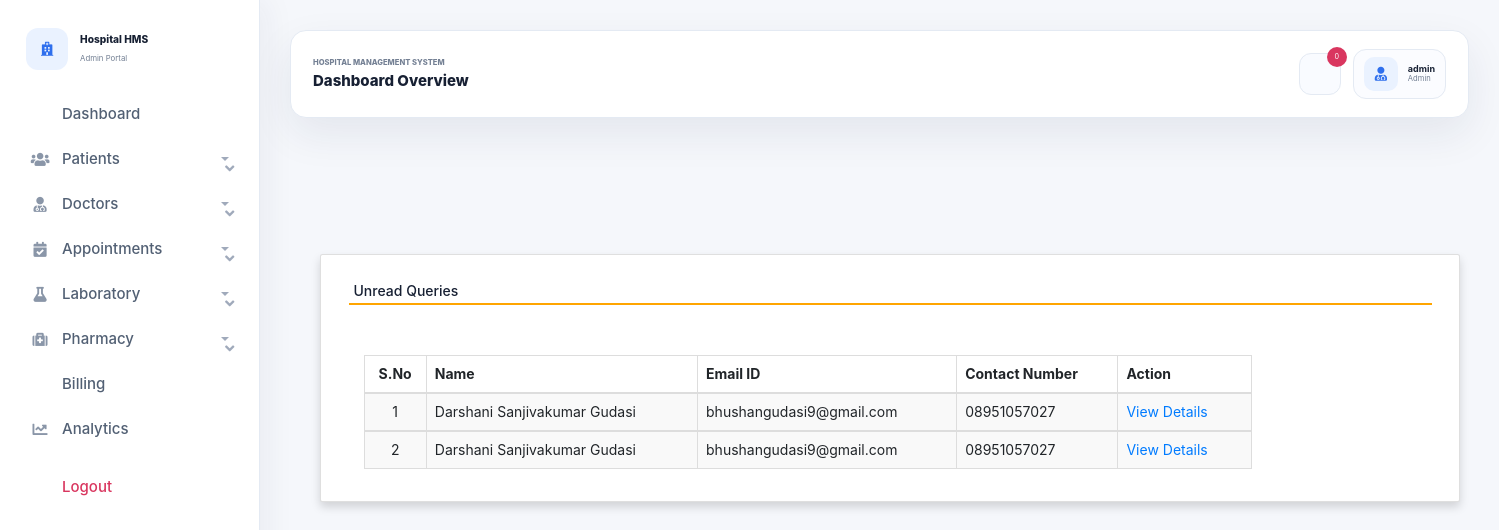
The app's page /unread_queries (signed in) with its own data.
### hospitals/models.py (models this page shows, shortened)
class Contact(models.Model):
    name = models.CharField(max_length=100, null=True)
    contact = models.CharField(max_length=15, null=True)
    email = models.CharField(max_length=50, null=True)
    subject = models.CharField(max_length=100, null=True)
    message = models.CharField(max_length=300, null=True)
    msgdate = models.DateField(null=True)
    isread = models.CharField(max_length=10,null=True)

### hospitals/views.py (the view)
# urls.py: path('unread_queries', unread_queries, name='unread_queries'),
def unread_queries(request):
    redirect_response = require_full_access(request)
    if redirect_response:
        return redirect_response
    contact = Contact.objects.filter(isread="no")
    return render(request,'unread_queries.html', locals())

### hospitals/views.py (called while the page is built)
def selected_role(request):
    role = request.session.get("user_role")
    if not role and request.user.is_authenticated and request.user.is_staff:
        role = "admin"
        request.session["user_role"] = role
    return role

def can_manage_records(request):
    return request.user.is_authenticated and selected_role(request) in FULL_ACCESS_ROLES

def require_full_access(request):
    if not can_manage_records(request):
        return redirect("admin_home" if request.user.is_authenticated else "login")
    return None

### hospitals/templates/unread_queries.html (shortened to what this page needs)
{% extends 'admin_nav.html' %}
{% load static %}
{% block content %}
<head>
 <link rel="stylesheet" href="https://maxcdn.bootstrapcdn.com/bootstrap/3.4.1/css/bootstrap.min.css">
  <link rel="stylesheet" href="https://cdnjs.cloudflare.com/ajax/libs/font-awesome/4.7.0/css/font-awesome.min.css">
  <link rel="stylesheet" href="https://use.fontawesome.com/releases/v5.6.3/css/all.css">
</head>
<br><br><br><br>
<div class="container card shadow m-5">
    <div class="card-body">
        <h5 class="p-2" style="border-bottom: 2px solid orange">Unread Queries</h5>
		<div class="container mt-5">
            <table id="example" class="table table-striped table-bordered" style="width:80%">
			<thead>
                                    <tr>
                                        <th class="text-center">S.No</th>
                                        <th class="d-none d-sm-table-cell">Name</th>
                                        <th class="d-none d-sm-table-cell">Email ID</th>
                                        <th class="d-none d-sm-table-cell">Contact Number</th>
                                        <th class="d-none d-sm-table-cell" style="width: 15%;">Action</th>
                                    </tr>
                                </thead>
                                {% for i in contact %}
                                <tbody>
                                    <tr>
                                        <td class="text-center">{{forloop.counter}}</td>
                                        <td class="font-w600">{{i.name}}</td>
                                        <td class="font-w600">{{i.email}}</td>
                                        <td class="font-w600">{{i.contact}}</td>
                                        <td class="font-w600"><a href="{% url 'view_queries' i.id %}" class="text-primary">View Details</a></td>
                                    </tr>
                                        {% endfor %}
                                </tbody>
            </table>
        </div>
    </div>
</div>
{% endblock content %}

### hospitals/templates/admin_nav.html (shortened to what this page needs)
<!DOCTYPE html>
{% load static %}
<html lang="en">
<head>
  <link rel="stylesheet" href="https://stackpath.bootstrapcdn.com/bootstrap/4.3.1/css/bootstrap.min.css">
  <link rel="stylesheet" href="https://maxcdn.bootstrapcdn.com/font-awesome/4.7.0/css/font-awesome.min.css">
  <link rel="stylesheet" href="{% static 'css/admin_dashboard.css' %}?v=20260514-portal">
</head>
<body class="erp-body">
  <div class="wrapper">
  <aside class="sidebar erp-sidebar" tabindex="0">
    <div class="sidebar-brand">
      <span class="brand-mark"><i class="fa fa-hospital-o"></i></span>
      <div>
        <strong>Hospital HMS</strong>
        <small>Admin Portal</small>
      </div>
    </div>
    <nav class="sidebar-nav">
      <a class="{% if request.resolver_match.url_name == 'admin_home' %}active{% endif %}" href="{% url 'admin_home' %}"><i class="fa fa-tachometer"></i><span>Dashboard</span></a>
      <div class="nav-group {% if request.resolver_match.url_name == 'add_patient' or request.resolver_match.url_name == 'view_patient' %}open{% endif %}">
        <button type="button"><i class="fa fa-users"></i><span>Patients</span><i class="fa fa-angle-down caret"></i></button>
      </div>
      <div class="nav-group {% if request.resolver_match.url_name == 'add_doctor' or request.resolver_match.url_name == 'view_doctor' %}open{% endif %}">
        <button type="button"><i class="fa fa-user-md"></i><span>Doctors</span><i class="fa fa-angle-down caret"></i></button>
      </div>
      <div class="nav-group {% if request.resolver_match.url_name == 'add_appointment' or request.resolver_match.url_name == 'view_appointment' %}open{% endif %}">
        <button type="button"><i class="fa fa-calendar-check-o"></i><span>Appointments</span><i class="fa fa-angle-down caret"></i></button>
      </div>
      <div class="nav-group {% if request.resolver_match.url_name == 'add_report' or request.resolver_match.url_name == 'view_reports' or request.resolver_match.url_name == 'download_reports' %}open{% endif %}">
        <button type="button"><i class="fa fa-flask"></i><span>Laboratory</span><i class="fa fa-angle-down caret"></i></button>
      </div>
      <div class="nav-group {% if request.resolver_match.url_name == 'add_medicine' or request.resolver_match.url_name == 'inventory' %}open{% endif %}">
        <button type="button"><i class="fa fa-medkit"></i><span>Pharmacy</span><i class="fa fa-angle-down caret"></i></button>
      </div>
      <a class="{% if request.resolver_match.url_name == 'create_bill' or request.resolver_match.url_name == 'payment_history' %}active{% endif %}" href="{% url 'create_bill' %}"><i class="fa fa-file-text-o"></i><span>Billing</span></a>
      <a class="{% if request.resolver_match.url_name == 'analytics' %}active{% endif %}" href="{% url 'analytics' %}"><i class="fa fa-line-chart"></i><span>Analytics</span></a>
    </nav>
    <a class="sidebar-logout" href="{% url 'logout' %}"><i class="fa fa-sign-out"></i> Logout</a>
  </aside>
  <div class="main-content erp-main">
    <nav class="top-navbar erp-topbar">
      <div>
        <p class="eyebrow">Hospital Management System</p>
        <h1>{{ title|default:"Dashboard Overview" }}</h1>
      </div>
      <div class="topbar-tools">
        <button class="topbar-icon" type="button" title="Notifications">
          <i class="fa fa-bell-o"></i>
          <span>{{ unread_notifications|default:"0" }}</span>
        </button>
        <div class="topbar-profile">
          <span><i class="fa fa-user-md"></i></span>
          <div>
            <strong>{{ request.user.username|default:"Admin" }}</strong>
            <small>{{ request.session.user_role|title|default:"Admin" }}</small>
          </div>
        </div>
      </div>
    </nav>
    <div class="content">
      {% block content %}
      {% endblock content %}
    </div>
  </div>
  </div>
</body>
</html>

### hospitals/static/css/admin_dashboard.css (style rules this page uses)
:root { --erp-bg: #f5f7fb; --erp-surface: #ffffff; --erp-sidebar: #ffffff; --erp-text: #172033; --erp-muted: #748094; --erp-border: #e4eaf3; --erp-blue: #2f6fed; --erp-blue-soft: #eaf2ff; --erp-green: #14966f; --erp-green-soft: #e8f8f2; --erp-orange: #d97706; --erp-orange-soft: #fff3df; --erp-purple: #7048e8; --erp-purple-soft: #f0edff; --erp-red: #d9365f; --erp-red-soft: #ffeaf0; --erp-shadow: 0 16px 42px rgba(28, 43, 78, 0.08); }
* { box-sizing: border-box; }
html { min-height: 100%; }
body.erp-body { margin: 0; min-height: 100vh; overflow-x: hidden; background: var(--erp-bg); color: var(--erp-text); font-family: Inter, "Segoe UI", Arial, sans-serif; letter-spacing: 0; }
a, a:hover { color: inherit; text-decoration: none; }
.wrapper { display: flex; min-height: 100vh; }
.sidebar { width: 260px; position: fixed; top: 0; left: 0; bottom: 0; height: 100vh; padding: 24px 18px; overflow-y: auto; background: var(--erp-sidebar); border-right: 1px solid var(--erp-border); box-shadow: 8px 0 28px rgba(31, 45, 76, 0.05); z-index: 20; }
.main-content { margin-left: 260px; padding: 30px; width: calc(100% - 260px); min-height: 100vh; }
.sidebar-brand, .top-navbar, .topbar-tools, .topbar-profile, .sidebar-nav a, .nav-group button, .sidebar-logout, .stat-card, .module-header, .appointment-person { display: flex; align-items: center; }
.sidebar-brand { gap: 12px; padding: 4px 8px 24px; }
.brand-mark { width: 42px; height: 42px; display: grid; place-items: center; border-radius: 12px; background: var(--erp-blue-soft); color: var(--erp-blue); }
.sidebar-brand strong { display: block; color: var(--erp-text); font-size: 1.02rem; font-weight: 800; }
.sidebar-brand small { color: var(--erp-muted); font-size: 0.78rem; }
.sidebar-nav { display: grid; gap: 5px; }
.sidebar-nav a, .nav-group button, .sidebar-logout { width: 100%; gap: 12px; padding: 11px 12px; border: 0; border-radius: 10px; background: transparent; color: #526074; font-size: 15px; font-weight: 500; line-height: 1.2; transition: background 0.18s ease, color 0.18s ease, transform 0.18s ease; }
.sidebar-nav a i, .nav-group button i:first-child, .sidebar-logout i { width: 20px; color: #8a96a8; text-align: center; transition: color 0.18s ease; }
.nav-group button { cursor: pointer; }
.nav-group button span { flex: 1; text-align: left; }
.nav-group .caret { color: #a0aabb; transition: transform 0.22s ease; }
.sidebar-logout { margin-top: 18px; color: var(--erp-red); }
.top-navbar { justify-content: space-between; gap: 18px; min-height: 76px; padding: 18px 22px; margin-bottom: 26px; background: var(--erp-surface); border: 1px solid var(--erp-border); border-radius: 16px; box-shadow: var(--erp-shadow); }
.eyebrow { margin: 0 0 4px; color: var(--erp-muted); font-size: 0.76rem; font-weight: 800; text-transform: uppercase; }
.top-navbar h1 { margin: 0; font-size: 1.5rem; font-weight: 800; }
.topbar-tools { gap: 12px; justify-content: flex-end; }
.topbar-icon { position: relative; width: 42px; height: 42px; border: 1px solid var(--erp-border); border-radius: 12px; background: #f9fbff; color: var(--erp-blue); }
.topbar-icon span { position: absolute; top: -7px; right: -7px; min-width: 20px; height: 20px; padding: 0 5px; border-radius: 999px; background: var(--erp-red); color: #fff; font-size: 0.72rem; line-height: 20px; }
.topbar-profile { gap: 10px; padding: 7px 10px; border: 1px solid var(--erp-border); border-radius: 13px; background: #fbfcff; }
.topbar-profile span { width: 34px; height: 34px; display: grid; place-items: center; border-radius: 10px; background: var(--erp-blue-soft); color: var(--erp-blue); }
.topbar-profile strong, .topbar-profile small { display: block; line-height: 1.15; }
.topbar-profile strong { font-size: 0.9rem; }
.topbar-profile small { color: var(--erp-muted); font-size: 0.76rem; }

### records on screen
Contact: name "Darshani Sanjivakumar Gudasi", email "bhushangudasi9@gmail.com", contact "08951057027"
Contact: name "Darshani Sanjivakumar Gudasi", email "bhushangudasi9@gmail.com", contact "08951057027"

### other values on screen
{{ title|default:"Dashboard Overview" }} "Dashboard Overview"
{{ unread_notifications|default:"0" }} "0"
{{ request.user.username|default:"Admin" }} "admin"
{{ request.session.user_role|title|default:"Admin" }} "Admin"
